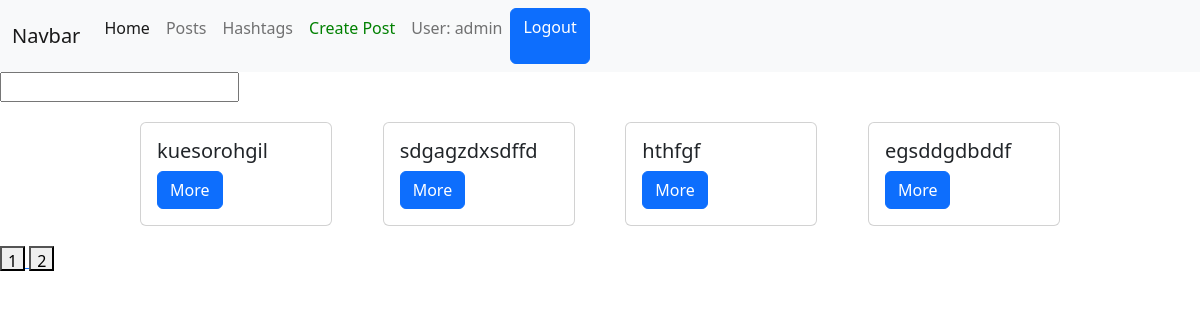
Screenshot of /posts/?page=2 (signed in) with the database file from the repository.
### posts/models.py (models this page shows, shortened)
class Post(models.Model):
    author = models.ForeignKey(User, on_delete=models.CASCADE, null=True)
    title = models.CharField(max_length=255)
    description = models.TextField()
    image = models.ImageField()
    rate = models.DecimalField(max_digits=10, decimal_places=1)
    hashtag = models.ForeignKey(Hashtag, on_delete=models.CASCADE, null=True, related_name='posts')

### posts/views.py (the view)
# urls.py: path('posts/', posts_view),
def posts_view(request):
    if request.method == 'GET':
        hashtag_id = request.GET.get('hashtag_id')
        search_text = request.GET.get('search')
        page = int(request.GET.get('page', 1))
        if hashtag_id:
            posts = Post.objects.filter(hashtag_id=hashtag_id)
        else:
            posts = Post.objects.all()
        if search_text:
            posts = posts.filter(title__icontains=search_text)
        max_page = round(posts.__len__() / PAGINATION_LIMIT)
        posts = posts[PAGINATION_LIMIT * (page - 1):PAGINATION_LIMIT * page]
        data = {
            'posts': posts,
            'user': get_user_from_request(request),
            'hashtag_id': hashtag_id,
            'current_page': page,
            'max_page': range(1, max_page + 1)
        }
        return render(request, 'posts/posts.html', context=data)

### users/utils.py (called while the page is built)
def get_user_from_request(request):
    return request.user if not request.user.is_anonymous else None

### templates/posts/posts.html (shortened to what this page needs)
{% extends 'layouts/main.html' %}
{% block content %}
    <div>
        <form action="/posts/" method="get">
            <input type="text" name="search" value="">
        </form>
    </div>
    <div class="posts">
        {% for post in posts %}
            <div class="card" style="width: 20%;  margin: 20px">
                <div class="card-body">
                    <h5 class="card-title">{{ post.title }}</h5>
                    <a href="/posts/{{ post.id }}/" class="btn btn-primary">More</a>
                </div>
            </div>
        {% endfor %}
    </div>
    <div>
        {% for page in max_page %}
            <a href="/posts/?page={{ page }}">
                <button style="width: 25px; height: 25px">{{ page }}</button>
            </a>
        {% endfor %}
    </div>
{% endblock %}

### templates/layouts/main.html (shortened to what this page needs)
<!doctype html>
<html lang="en">
<head>
    <link rel="stylesheet" href="https://cdn.jsdelivr.net/npm/bootstrap@5.2.2/dist/css/bootstrap.min.css"
>
</head>
<body>
<div class="header">
    <nav class="navbar navbar-expand-lg navbar-light bg-light">
        <div class="container-fluid">
            <a class="navbar-brand" href="#">Navbar</a>
            <div class="collapse navbar-collapse" id="navbarNavAltMarkup">
                <div class="navbar-nav">
                    <a class="nav-link active" aria-current="page" href="/">Home</a>
                    <a class="nav-link" href="/posts">Posts</a>
                    <a class="nav-link" href="/hashtags">Hashtags</a>
                    {% if user %}
                        <a style="color: green" class="nav-link" href="/posts/create">
                            Create Post
                        </a>
                        <p class="nav-link">User: {{ user.username }}</p>
                        <a href="/users/logout/" class="btn btn-primary">Logout</a>
                    {% else %}
                        <a href="/users/login/" class="nav-link">Login</a>
                        <a href="/users/register/" class="nav-link">Register</a>
                    {% endif %}
            </div>
        </div>
    </nav>
</div>
{% block content %}
{% endblock %}
</body>
</html>

### templates/posts/posts.html (style rules this page uses)
.posts { display: flex; flex-wrap: wrap; justify-content: space-between; width: 80%; margin-left: 10%; }

### rows the page displays
Post: title "kuesorohgil"
Post: title "sdgagzdxsdffd"
Post: title "hthfgf"
Post: title "egsddgdbddf"

### other values shown
{{ user.username }} "admin"
{{ page }} "1" "2"
